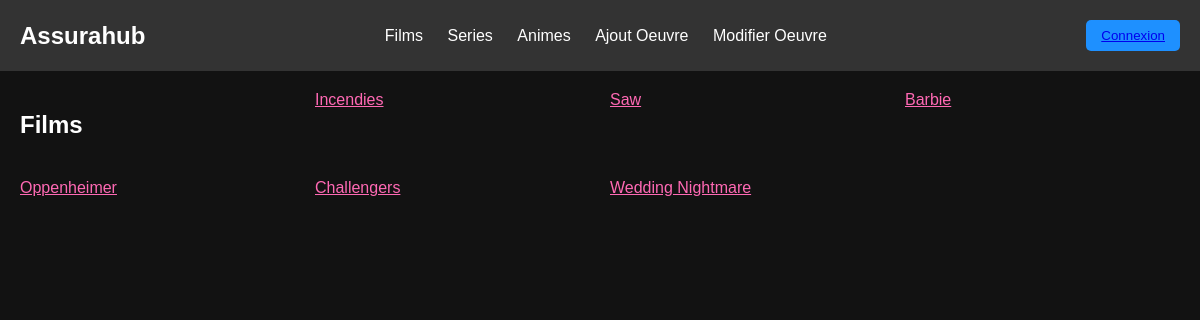
Page /View/films.php on the earlier database version.
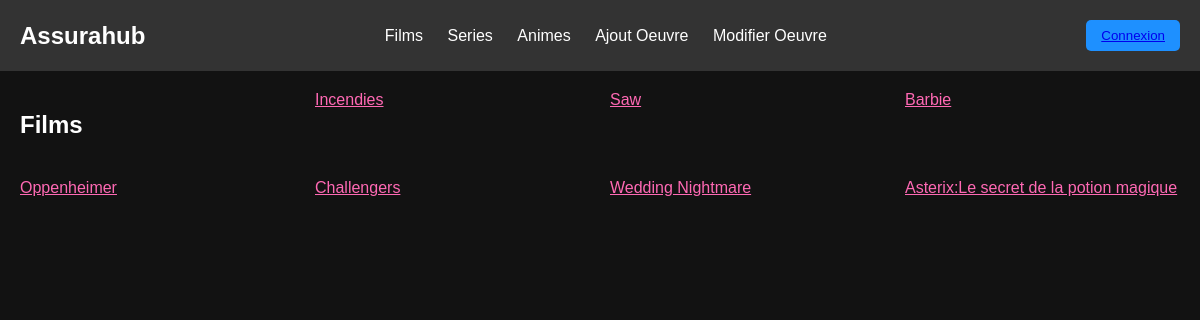
Same page on the later database version.
### tables this page shows
create table OeuvreCinematographique (
codifOC int AUTO_INCREMENT, 
titreOriginal VARCHAR(250) NOT NULL,
titreFrancais VARCHAR(250) NOT NULL,
anneeSortie int NOT NULL,
resume VARCHAR(1000),
nbEpisode int NOT NULL,
codRea int NOT NULL,
classOC int NOT NULL,
codGenre int NOT NULL,
CONSTRAINT OeuvreCinematographique_pk primary key (codifOC),
CONSTRAINT OeuvreCinematographique_Realisateur_fk FOREIGN key (codRea) REFERENCES Realisateur (codRea),
CONSTRAINT OeuvreCinematographique_Classification_fk FOREIGN key (classOC) REFERENCES Classification (classOC),
CONSTRAINT OeuvreCinematographique_Genre_fk FOREIGN key (codGenre) REFERENCES  Genre (codGenre));

### Model/DAO/OeuvreCinematographiqueDAO.php (the view, shortened to what this page needs)
<?php
class OeuvreCinematographiqueDAO {
    private $bdd;
    public function __construct(\PDO $bdd) {
        $this->bdd = $bdd;
    }
    public  function affichagefilm(){
        $sql= "SELECT classOC FROM Classification where libclaOC = 'Film'";
        try {
            $resultatclass = $this->bdd->query($sql);
        } catch (PDOException $e) {
            die($e->getMessage());
        }
        $classfilm = $resultatclass->fetch(\PDO::FETCH_ASSOC);
        $classfilmint = intval($classfilm['classOC']);
        $sql= "SELECT codifOC, titreOriginal FROM OeuvreCinematographique where classOC = ". $classfilmint . ";";
        try {
            $resultat = $this->bdd->query($sql);
        } catch (PDOException $e) {
            die($e->getMessage());
        }
        $result = $resultat->fetchAll(\PDO::FETCH_ASSOC);
        $filmacceuil = [];
        foreach ($result as $acceuil){
            $filmacceuil[] = new Filmacceuil(
                $acceuil['codifOC'],
                $acceuil['titreOriginal'],
            );
        }
        $liendetail = "detailoeuvre.php";
        foreach ($result as $acceuil) {
            echo "<div class='film-list'>";
            echo "<a href = '$liendetail' class ='film'  >" .$acceuil['titreOriginal'] ." </a href>";
            echo "</div>";
        }
        return $filmacceuil;
    }
}

Differences in the rows shown:
now on this page (row edited): oeuvrecinematographique: titreOriginal "Asterix:Le secret de la potion magique"
